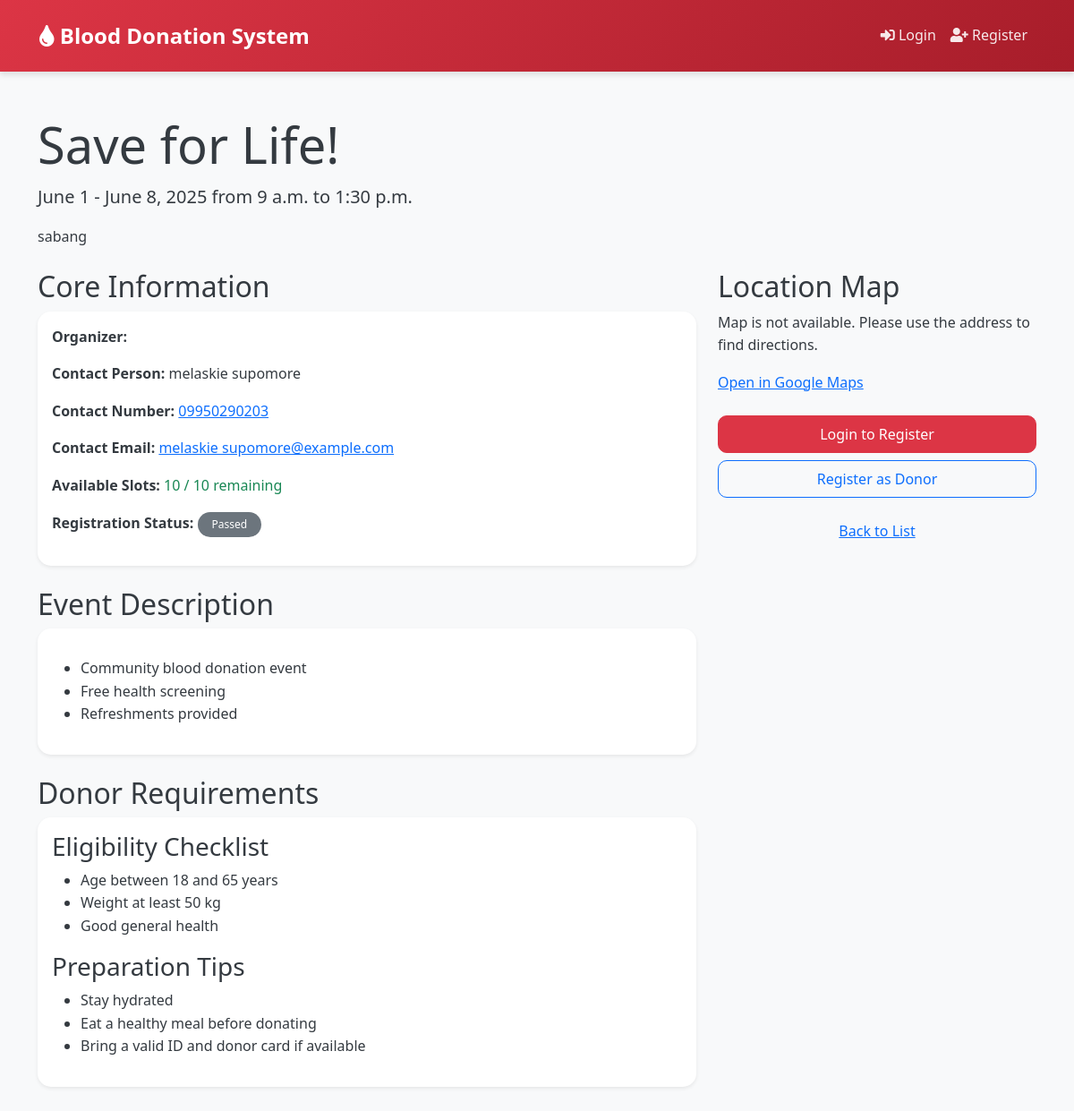
Page /drives/9/ on the committed database.
### donation/models.py (models this page shows, shortened)
class DonationDrive(models.Model):
    name = models.CharField(max_length=200)
    start_date = models.DateField(help_text="Start date of the donation drive", null=True)
    end_date = models.DateField(help_text="End date of the donation drive", null=True)
    start_time = models.TimeField()
    end_time = models.TimeField()
    location = models.CharField(max_length=300)
    venue_details = models.TextField(blank=True, help_text="Specific details about the venue, parking, etc.")
    max_donors = models.PositiveIntegerField(default=10)
    max_donors_per_slot = models.PositiveIntegerField(default=2, help_text="Maximum donors that can be processed simultaneously")
    blood_type_targets = models.JSONField(default=dict, blank=True, null=True, help_text="Target number of donors for each blood type")
    eligibility_requirements = models.TextField(help_text="Basic eligibility criteria for donors", default="")
    pre_donation_instructions = models.TextField(help_text="Instructions for donors to follow before donation", default="")
    required_documents = models.TextField(help_text="List of required documents donors should bring", default="")
    medical_staff_count = models.PositiveIntegerField(default=2, help_text="Number of medical staff available")
    equipment_available = models.TextField(help_text="Available medical equipment and supplies", default="")
    safety_protocols = models.TextField(help_text="COVID-19 and other safety protocols", default="")
    contact_person = models.CharField(max_length=100, default="")
    contact_number = models.CharField(max_length=20, default="")
    emergency_number = models.CharField(max_length=20, default="")
    is_active = models.BooleanField(default=True)
    cancellation_reason = models.TextField(blank=True)
    weather_dependent = models.BooleanField(default=True, help_text="Whether the drive may be affected by weather")

### donation/views.py (the view)
# urls.py: path('drives/<int:pk>/', views.drive_detail, name='drive-detail'),
def drive_detail(request, pk):
    drive = get_object_or_404(DonationDrive, pk=pk)
    today = timezone.now().date()
    registered_donors = DriveRegistration.objects.filter(drive=drive).select_related('donor')
    is_registered = False
    if request.user.is_authenticated:
        try:
            donor = Donor.objects.get(user=request.user)
            is_registered = DriveRegistration.objects.filter(drive=drive, donor=donor).exists()
        except Donor.DoesNotExist:
            is_registered = False
    registered_count = registered_donors.count()
    remaining_slots = max(drive.max_donors - registered_count, 0)
    print(f"Drive ID: {drive.id}, max_donors: {drive.max_donors}")
    print(f"Registered donors count: {registered_count}")
    print(f"Remaining slots: {remaining_slots}")
    print(f"Current date: {today}")
    context = {
        'drive': drive,
        'registered_donors': registered_donors,
        'now': today,
        'is_registered': is_registered,
        'remaining_slots': remaining_slots,
        'registered_count': registered_count,
    }
    return render(request, 'donation/drive_detail.html', context)

### donation/templates/donation/drive_detail.html (shortened to what this page needs)
{% extends "donation/base.html" %}
{% block content %}
<div class="container my-4" role="main">
    <header class="mb-4">
        <h1 class="display-4" id="drive-title">{{ drive.name }}</h1>
        <p class="lead" aria-label="Date and time">
            {% if drive.start_date == drive.end_date %}
                {{ drive.start_date|date:"F j, Y" }}
            {% else %}
                {{ drive.start_date|date:"F j" }} - {{ drive.end_date|date:"F j, Y" }}
            {% endif %}
            from {{ drive.start_time|time:"P" }} to {{ drive.end_time|time:"P" }}
        </p>
        <p aria-label="Location">
             {{ drive.location }}
        </p>
    </header>
    <div class="row">
        <div class="col-lg-8">
            <section aria-labelledby="core-info-heading" class="mb-4">
                <h2 id="core-info-heading">Core Information</h2>
                <div class="card shadow-sm">
                    <div class="card-body">
                        <p><strong>Organizer:</strong> {{ drive.organizer }}</p>
                        <p><strong>Contact Person:</strong> {{ drive.contact_person }}</p>
                        <p><strong>Contact Number:</strong> <a href="tel:{{ drive.contact_number }}">{{ drive.contact_number }}</a></p>
                        <p><strong>Contact Email:</strong> <a href="mailto:{{ drive.contact_person|default_if_none:'' }}@example.com">{{ drive.contact_person|default_if_none:'' }}@example.com</a></p>
                        <p><strong>Available Slots:</strong>
                            {% if remaining_slots > 0 %}
                                <span class="text-success" aria-live="polite">
                                    {{ drive.max_donors }} / {{ remaining_slots }} remaining
                                </span>
                            {% else %}
                                <span class="text-danger" aria-live="polite">
                                    {{ drive.max_donors }} / 0 remaining
                                </span>
                            {% endif %}
                        </p>
                        <p><strong>Registration Status:</strong>
                            {% if drive.date >= now %}
                                {% if remaining_slots > 0 %}
                                    <span class="badge bg-success" aria-label="Registration open">Open</span>
                                {% else %}
                                    <span class="badge bg-danger" aria-label="Registration full">Full</span>
                                {% endif %}
                            {% else %}
                                <span class="badge bg-secondary" aria-label="Event passed">Passed</span>
                            {% endif %}
                        </p>
                    </div>
                </div>
            </section>
            <section aria-labelledby="description-heading" class="mb-4">
                <h2 id="description-heading">Event Description</h2>
                <div class="card shadow-sm">
                    <div class="card-body">
                        <ul>
                            <li>Community blood donation event</li>
                            <li>Free health screening</li>
                            <li>Refreshments provided</li>
                        </ul>
                    </div>
                </div>
            </section>
            <section aria-labelledby="donor-requirements-heading" class="mb-4">
                <h2 id="donor-requirements-heading">Donor Requirements</h2>
                <div class="card shadow-sm">
                    <div class="card-body">
                        <h3>Eligibility Checklist</h3>
                        <ul>
                            <li>Age between 18 and 65 years</li>
                            <li>Weight at least 50 kg</li>
                            <li>Good general health</li>
                        </ul>
                        <h3>Preparation Tips</h3>
                        <ul>
                            <li>Stay hydrated</li>
                            <li>Eat a healthy meal before donating</li>
                            <li>Bring a valid ID and donor card if available</li>
                        </ul>
                    </div>
                </div>
            </section>
        </div>
        <aside class="col-lg-4" aria-label="Location map and actions">
            <section class="mb-4">
                <h2>Location Map</h2>
                {% if drive.map_embed %}
                    <div class="ratio ratio-16x9" aria-label="Map showing location">
                        {{ drive.map_embed|safe }}
                    </div>
                {% else %}
                    <p>Map is not available. Please use the address to find directions.</p>
                {% endif %}
                <p><a href="https://www.google.com/maps/search/?api=1&query={{ drive.location|urlencode }}" target="_blank" rel="noopener" aria-label="Open Google Maps for directions">Open in Google Maps</a></p>
            </section>
            <section>
                {% if user.is_authenticated %}
                    {% if is_registered %}
                        <button class="btn btn-secondary w-100 mb-2" disabled aria-disabled="true">Already Registered</button>
                    {% elif remaining_slots > 0 %}
                        <a href="{% url 'register-for-drive' drive.pk %}" class="btn btn-primary w-100 mb-2" aria-label="Register for this drive">Register</a>
                    {% else %}
                        <button class="btn btn-danger w-100 mb-2" disabled aria-disabled="true">Registration Full</button>
                    {% endif %}
                {% else %}
                    <a href="{% url 'login' %}?next={% url 'drive-detail' drive.pk %}" class="btn btn-primary w-100 mb-2" aria-label="Login to register">Login to Register</a>
                    <a href="{% url 'register-donor' %}" class="btn btn-outline-primary w-100" aria-label="Register as donor">Register as Donor</a>
                {% endif %}
                <a href="{% url 'drive-list' %}" class="btn btn-link w-100 mt-3" aria-label="Back to list">Back to List</a>
            </section>
        </aside>
    </div>
</div>
{% endblock %}

### donation/static/donation/css/custom.css (style rules this page uses)
:root { --primary-color: #dc3545; --primary-dark: #a71d2a; --secondary-color: #6c757d; --success-color: #28a745; --info-color: #17a2b8; --warning-color: #ffc107; --danger-color: #dc3545; --light-color: #f8f9fa; --dark-color: #343a40; --white: #ffffff; --shadow-sm: 0 2px 4px rgba(0,0,0,0.05); --shadow-md: 0 4px 6px rgba(0,0,0,0.1); --shadow-lg: 0 10px 15px rgba(0,0,0,0.1); --transition: all 0.3s ease; }
body { font-family: 'Segoe UI', Tahoma, Geneva, Verdana, sans-serif; background-color: var(--light-color); color: var(--dark-color); line-height: 1.6; }
.card { border: none; border-radius: 15px; box-shadow: var(--shadow-sm); transition: var(--transition); }
.btn { border-radius: 10px; padding: 0.5rem 1.5rem; font-weight: 500; transition: var(--transition); }
.btn-primary { background-color: var(--primary-color); border-color: var(--primary-color); }
.badge { padding: 0.5rem 1rem; border-radius: 20px; font-weight: 500; }
.fade-in { animation: fadeIn 0.6s ease forwards; }

### rows in the picture
DonationDrive: name "Save for Life!", start_date "June 1", end_date "June 8, 2025", start_time "9 a.m.", end_time "1:30 p.m.", location "sabang", contact_person "melaskie supomore", contact_number "09950290203", max_donors "10"

### other values in the picture
{{ remaining_slots }} "10"
